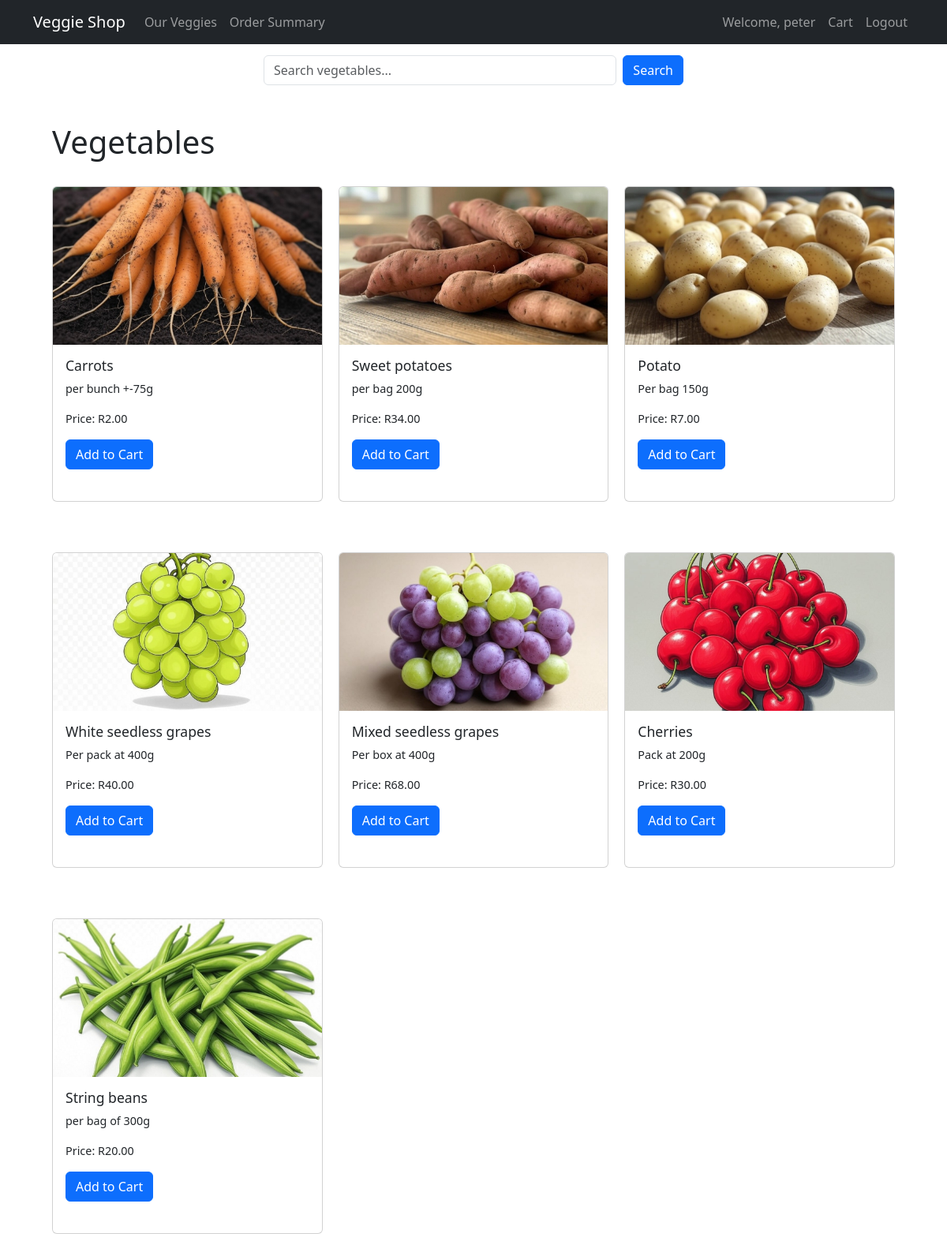
Screenshot of /list/ (signed in) with the database file from the repository.
### cart/models.py (models this page shows, shortened)
class Vegetable(models.Model):
    name = models.CharField(max_length=100)
    price = models.DecimalField(max_digits=6, decimal_places=2)  # Changed from price_per_kg
    description = models.TextField()
    image = models.ImageField(upload_to='vegetables/', blank=True, null=True)

### cart/views.py (the view)
# urls.py: path('list/', views.VegetableListView.as_view(), name='vegetable_list'),
class VegetableListView(ListView):
    model = Vegetable
    template_name = 'cart/vegetable_list.html'
    context_object_name = 'vegetables'
    def get_queryset(self):
        queryset = super().get_queryset()
        search_term = self.request.GET.get('search')
        if search_term:
            queryset = queryset.filter(name__icontains=search_term)
        return queryset

### cart/templates/cart/vegetable_list.html (shortened to what this page needs)
{% extends "base.html" %}
{% block content %}
<div class="container mt-4">
    <div class="row mb-4">
        <div class="col-md-6 mx-auto">
            <form method="get" class="d-flex">
                <input type="text"
                       name="search"
                       class="form-control me-2"
                       placeholder="Search vegetables..."
                       value="{{ request.GET.search|default:'' }}">
                <button type="submit" class="btn btn-primary">Search</button>
            </form>
        </div>
    </div>
    <div class="container mt-5">
        <h1>Vegetables</h1>
        <div class="row g-4">
            {% for vegetable in vegetables %}
            <div class="col-md-4">
                <div class="card">
                    {% if vegetable.image %}
                    <img src="{{ vegetable.image.url }}" class="card-img-top" alt="{{ vegetable.name }}">
                    {% endif %}
                    <div class="card-body">
                        <h5 class="card-title">{{ vegetable.name }}</h5>
                        <p class="card-text">{{ vegetable.description }}</p>
                        <p class="card-text">Price: R{{ vegetable.price }}</p>
                        <form method="post" action="{% url 'add_to_cart' vegetable.id %}">
                            <button type="submit" class="btn btn-primary">Add to Cart</button>
                        </form>
                    </div>
                </div>
            </div>
            {% endfor %}
        </div>
    </div>
</div>
{% endblock %}

### cart/templates/base.html (shortened to what this page needs)
<!DOCTYPE html>
<html lang="en">
<head>
    <link href="https://cdn.jsdelivr.net/npm/bootstrap@5.3.0/dist/css/bootstrap.min.css" rel="stylesheet">
</head>
<body>
    <nav class="navbar navbar-expand-lg navbar-dark bg-dark">
        <div class="container">
            <a class="navbar-brand" href="{% url 'home' %}">Veggie Shop</a>
            <div class="collapse navbar-collapse" id="navbarNav">
                <ul class="navbar-nav me-auto">
                    <li class="nav-item">
                        <a class="nav-link" href="{% url 'vegetable_list' %}">Our Veggies</a>
                    </li>
                    {% if user.is_staff %}
                    <li class="nav-item">
                        <a class="nav-link" href="{% url 'vegetable_summary' %}">Order Summary</a>
                    </li>
                    {% endif %}
                </ul>
                <ul class="navbar-nav ms-auto">
                    {% if user.is_authenticated %}
                        <li class="nav-item">
                            <span class="nav-link">Welcome, {{ user.username }}</span>
                        </li>
                        <li class="nav-item">
                            <a class="nav-link" href="{% url 'cart' %}">Cart</a>
                        </li>
                        <li class="nav-item">
                            <form method="post" action="{% url 'logout' %}" class="d-inline">
                                <button type="submit" class="btn btn-link nav-link">Logout</button>
                            </form>
                        </li>
                    {% endif %}
                </ul>
            </div>
        </div>
    </nav>
    <div class="container mt-4">
        {% block content %}{% endblock %}
    </div>
</body>
</html>

### cart/templates/cart/vegetable_list.html (style rules this page uses)
.card { width: 100%; height: 400px; display: flex; flex-direction: column; margin-bottom: 20px; transition: transform 0.2s; }
.card-img-top { width: 100%; height: 200px; object-fit: cover; }
.card-body { flex: 1; display: flex; flex-direction: column; padding: 1rem; overflow: hidden; }
.card-title { font-size: 1.1rem; margin-bottom: 0.5rem; }
.card-text { font-size: 0.9rem; overflow: hidden; text-overflow: ellipsis; display: -webkit-box; -webkit-line-clamp: 3; -webkit-box-orient: vertical; }
.row { display: flex; flex-wrap: wrap; margin: -10px; }
.col-md-4 { padding: 10px; flex: 0 0 33.333333%; max-width: 33.333333%; }

### rows the page displays
Vegetable: image (picture), name "Carrots", description "per bunch +-75g", price "2.00"
Vegetable: image (picture), name "Sweet potatoes", description "per bag 200g", price "34.00"
Vegetable: image (picture), name "Potato", description "Per bag 150g", price "7.00"
Vegetable: image (picture), name "White seedless grapes", description "Per pack at 400g", price "40.00"
Vegetable: image (picture), name "Mixed seedless grapes", description "Per box at 400g", price "68.00"
Vegetable: image (picture), name "Cherries", description "Pack at 200g", price "30.00"
Vegetable: image (picture), name "String beans", description "per bag of 300g", price "20.00"

### other values shown
{{ user.username }} "peter"
